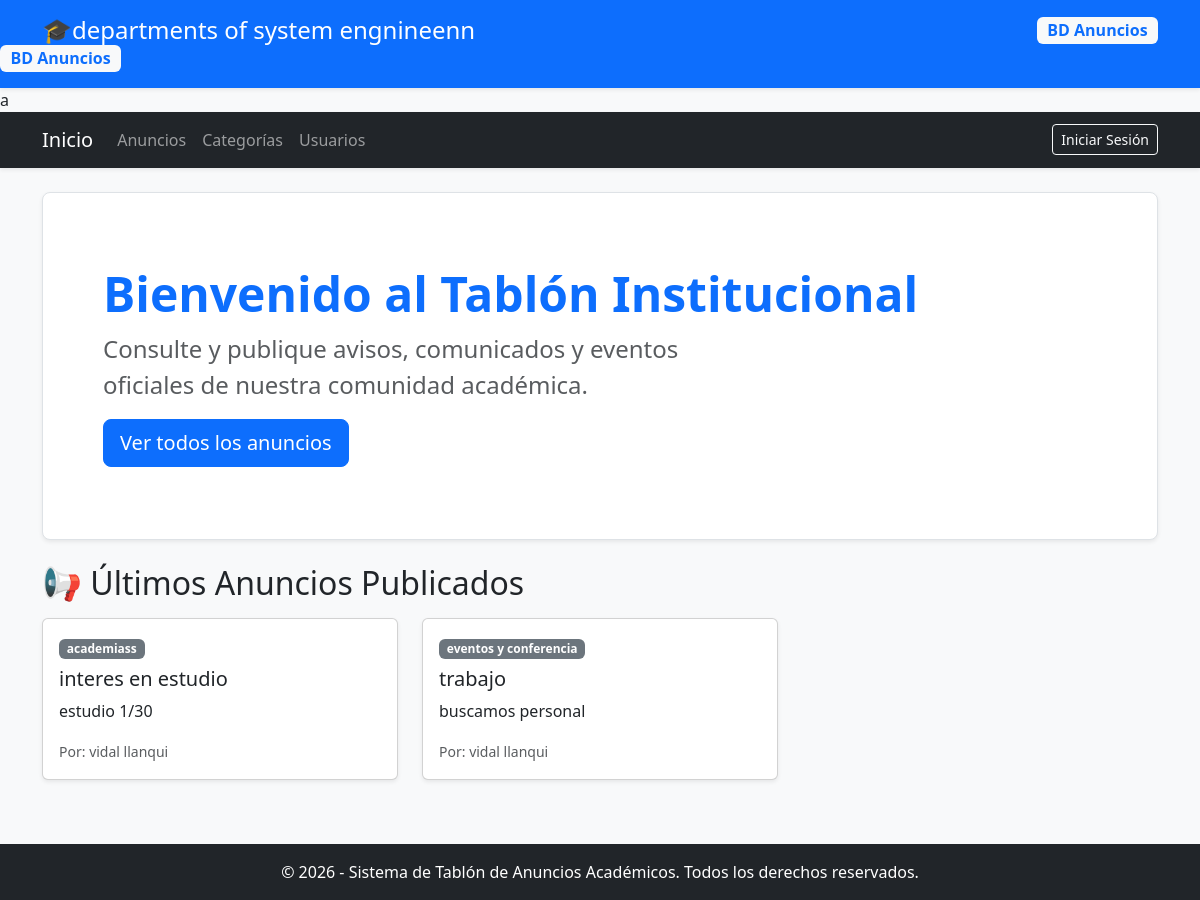
The page / on the database its author committed.
### app/anuncios/models.py (models this page shows, shortened)
class Anuncio(db.Model):
    __tablename__ = 'anuncios'
    id = db.Column(db.Integer, primary_key=True)
    titulo = db.Column(db.String(150), nullable=False)
    contenido = db.Column(db.Text, nullable=False)
    fecha_creacion = db.Column(db.DateTime, default=datetime.utcnow)
    usuario_id = db.Column(db.Integer, db.ForeignKey('usuarios.id'), nullable=False)
    categoria_id = db.Column(db.Integer, db.ForeignKey('categorias.id'), nullable=False)
    usuario = db.relationship('Usuario', backref='anuncios')
    categoria = db.relationship('Categoria', backref='anuncios')

### app/categorias/models.py (models this page shows, shortened)
class Categoria(db.Model):
    __tablename__ = 'categorias'
    id = db.Column(db.Integer, primary_key=True)
    nombre = db.Column(db.String(50), unique=True, nullable=False)
    descripcion = db.Column(db.Text, nullable=True)

### app/usuarios/models.py (models this page shows, shortened)
class Usuario(db.Model, UserMixin):
    __tablename__ = 'usuarios'
    id = db.Column(db.Integer, primary_key=True)
    nombre = db.Column(db.String(100), nullable=False)
    correo = db.Column(db.String(120), unique=True, nullable=False)
    password_hash = db.Column(db.String(255), nullable=False)
    rol = db.Column(db.String(20), default='usuario')  # 'admin' o 'usuario'

### app/main/routes.py (the view)
@main_bp.route('/')
def home():
    anuncios_recientes = Anuncio.query.order_by(Anuncio.fecha_creacion.desc()).limit(5).all()
    return render_template('main/home.html', anuncios=anuncios_recientes)

### app/main/templates/main/home.html (shortened to what this page needs)
{% extends "base.html" %}
{% block content %}
<div class="p-5 mb-4 bg-white rounded-3 shadow-sm border">
    <div class="container-fluid py-4">
        <h1 class="display-5 fw-bold text-primary">Bienvenido al Tablón Institucional</h1>
        <p class="col-md-8 fs-4 text-muted">Consulte y publique avisos, comunicados y eventos oficiales de nuestra comunidad académica.</p>
        <a class="btn btn-primary btn-lg" href="{{ url_for('anuncios.listar') }}">Ver todos los anuncios</a>
    </div>
</div>
<h2 class="mb-3">📢 Últimos Anuncios Publicados</h2>
<div class="row">
    {% for anuncio in anuncios %}
    <div class="col-md-4 mb-3">
        <div class="card h-100 shadow-sm">
            <div class="card-body">
                <span class="badge bg-secondary mb-2">{{ anuncio.categoria.nombre }}</span>
                <h5 class="card-title">{{ anuncio.titulo }}</h5>
                <p class="card-text text-truncate">{{ anuncio.contenido }}</p>
                <small class="text-muted">Por: {{ anuncio.usuario.nombre }}</small>
            </div>
        </div>
    </div>
    {% else %}
    <p class="text-muted">No hay anuncios publicados recientemente.</p>
    {% endfor %}
</div>
{% endblock %}

### rows shown on the page
Anuncio: categoria.nombre "academiass", titulo "interes en estudio", contenido "estudio 1/30", usuario.nombre "vidal llanqui"
Anuncio: categoria.nombre "eventos y conferencia", titulo "trabajo", contenido "buscamos personal", usuario.nombre "vidal llanqui"
